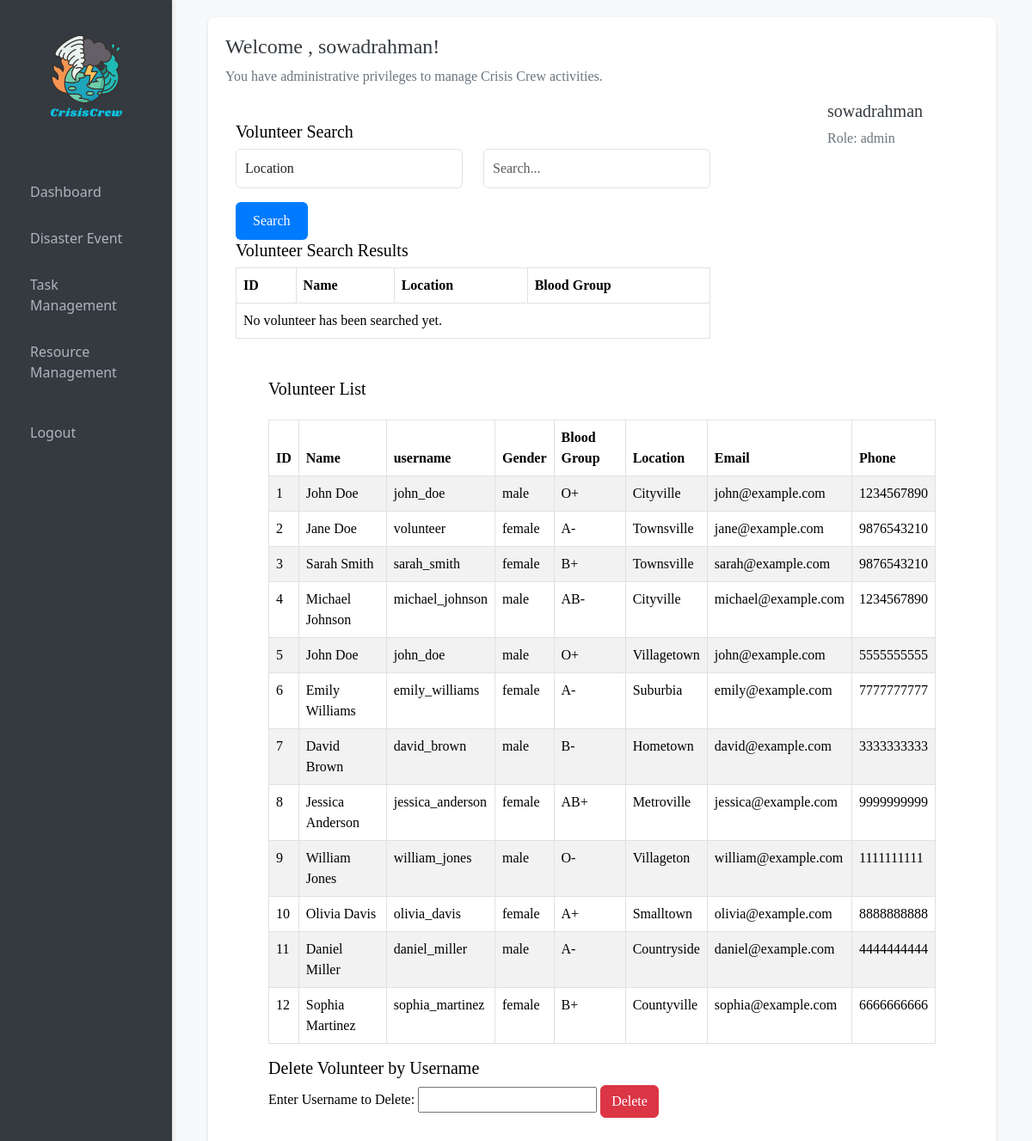
Page /admin_dashboard.php (signed in) on the committed database.
### tables this page shows
CREATE TABLE `volunteers` (
    `id` INT AUTO_INCREMENT PRIMARY KEY,
    `firstName` VARCHAR(255) NOT NULL,
    `lastName` VARCHAR(255) NOT NULL,
    `email` VARCHAR(255) NOT NULL,
    `contact` VARCHAR(255),
    `username` VARCHAR(255) NOT NULL,
    `password` VARCHAR(255) NOT NULL,
    `address` TEXT,
    `location` VARCHAR(255),
    `gender` ENUM('male', 'female', 'other') NOT NULL,
    `bloodGroup` VARCHAR(255),
    `DOB` DATE,
    `skills` TEXT
);

### admin_dashboard.php (the view, shortened to what this page needs)
<!DOCTYPE html>
<html lang="en">
  <head>
    <link
      rel="stylesheet"
      href="https://cdn.jsdelivr.net/npm/bootstrap/dist/css/bootstrap.min.css"
    />
    <link rel="stylesheet" href="css/style.css" />
  </head>
  <body>
    <div class="container-fluid">
      <div class="row">
        <nav class="col-12 col-md-3 col-lg-2 sidebar">
          <a href="index.php">
            <img src="images/CrisisCrew.png" alt="logo" class="img-fluid" />
          </a>
          <div class="list-group mt-3">
            <a href="admin_dashboard.php">Dashboard</a>
            <a href="disaster_event.php">Disaster Event</a>
            <a href="task_management.php">Task Management</a>
            <a href="resource_management.php">Resource Management</a>
          </div>
          <footer class="mt-3">
            <a href="index.php" style="color: #adb5bd">Logout</a>
          </footer>
        </nav>
        <div class="col-lg-10 col-md-9 col-12">
          <div class="welcome-message">
            <h4 style="color: #343a40">Welcome , <?php echo htmlspecialchars($_SESSION['username']); ?>!</h4>
            <p style="color: #6c757d">
              You have administrative privileges to manage Crisis Crew
              activities.
            </p>
<div class="row">
  <div class="col-lg-8 col-md-8 col-12">
<div class="container mt-4">
<h5>Volunteer Search</h5>
    <form method="GET" action="<?php echo $_SERVER['PHP_SELF']; ?>">
        <div class="row mb-3">
            <div class="col-md-6">
                <select name="searchOption" class="form-control">
                    <option value="location">Location</option>
                </select>
            </div>
            <div class="col-md-6">
                <input type="text" name="searchInput" class="form-control" placeholder="Search...">
            </div>
        </div>
        <button type="submit" class="btn btn-primary">Search</button>
    </form>
    <h5>Volunteer Search Results</h5>
    <table class="table table-bordered">
        <thead>
            <tr>
                <th>ID</th>
                <th>Name</th>
                <th>Location</th>
                <th>Blood Group</th>
            </tr>
        </thead>
        <tbody>
            <?php
            if (isset($_GET["searchOption"]) && isset($_GET["searchInput"])) {
                $servername = "localhost";
                $dbUsername = "sowadrahman";
                $dbPassword = "kikhobor";
                $dbname = "crisiscrew20";
                $conn = new mysqli($servername, $dbUsername, $dbPassword, $dbname);
                if ($conn->connect_error) {
                    die("Connection failed: " . $conn->connect_error);
                }
                $searchOption = $_GET["searchOption"];
                $searchInput = $_GET["searchInput"];
                $sql = "SELECT id, CONCAT(firstName, ' ', lastName) AS Name, location, bloodGroup FROM volunteers";
                if ($searchOption === "location") {
                    $sql .= " WHERE location LIKE '%" . $searchInput . "%'";
                } elseif ($searchOption === "bloodGroup") {
                    $sql .= " WHERE bloodGroup LIKE '%" . $searchInput . "%'";
                }
                $result = $conn->query($sql);
                if (!$result) {
                    die("SQL Error: " . $conn->error);
                }
                if ($result->num_rows > 0) {
                    while ($row = $result->fetch_assoc()) {
                        echo '<tr>';
                        echo '<td>' . $row['id'] . '</td>';
                        echo '<td>' . $row['Name'] . '</td>';
                        echo '<td>' . $row['location'] . '</td>';
                        echo '<td>' . $row['bloodGroup'] . '</td>';
                        echo '</tr>';
                    }
                } else {
                    echo '<tr>';
                    echo '<td colspan="4">No volunteers found matching the search criteria.</td>';
                    echo '</tr>';
                }
                $conn->close();
            } else {
                echo '<tr>';
                echo '<td colspan="4">No volunteer has been searched yet.</td>';
                echo '</tr>';
            }
            ?>
        </tbody>
    </table>
</div>
  </div>
  <div class="col-lg-4 col-md-4 col-12">
    <div class="row">
      <div class="col-lg-4 col-md-4 col-12">
      </div>
      <div class="col-lg-8 col-md-8 col-12">
        <h5 style="color: #343a40"><?php echo htmlspecialchars($_SESSION['username']); ?></h5>
        <p style="color: #6c757d">
          Role: admin<br />
        </p>
      </div>
    </div>
  </div>
</div>
<div class="row" style="padding: 30px">
  <div class="table-container">
      <h5 class="mb-4">Volunteer List</h5>
      <div class="table-responsive">
      <?php
   $servername = "localhost";
$dbUsername = "sowadrahman";
$dbPassword= "kikhobor";
$dbname = "crisiscrew20";
        $conn = new mysqli($servername, $dbUsername,$dbPassword, $dbname);
        $sql = "SELECT id, CONCAT(firstName, ' ', lastName) AS Name, gender, bloodGroup, location, email, contact ,username FROM volunteers";
        $result = $conn->query($sql);
        if ($result->num_rows > 0) {
          echo '<table class="table table-striped table-bordered">';
          echo '<thead class="thead-dark">';
          echo '<tr>';
          echo '<th scope="col">ID</th>';
          echo '<th scope="col">Name</th>';
          echo '<th scope="col">username</th>';
          echo '<th scope="col">Gender</th>';
          echo '<th scope="col">Blood Group</th>';
          echo '<th scope="col">Location</th>';
          echo '<th scope="col">Email</th>';
          echo '<th scope="col">Phone</th>';
          echo '</tr>';
          echo '</thead>';
          echo '<tbody>';
          while ($row = $result->fetch_assoc()) {
              echo '<tr>';
              echo '<td>' . $row['id'] . '</td>';
              echo '<td>' . $row['Name'] . '</td>';
              echo '<td>' . $row['username'] . '</td>';
              echo '<td>' . $row['gender'] . '</td>';
              echo '<td>' . $row['bloodGroup'] . '</td>';
              echo '<td>' . $row['location'] . '</td>';
              echo '<td>' . $row['email'] . '</td>';
              echo '<td>' . $row['contact'] . '</td>';
              echo '</tr>';
          }
          echo '</tbody>';
          echo '</table>';
      } else {
          echo "No records found";
      }
      ?>
      </div>
      <h5>Delete Volunteer by Username</h5>
    <form action="delete_volunteer.php" method="post">
        <label for="username">Enter Username to Delete:</label>
        <input type="text" id="username" name="username" required>
        <button class="btn btn btn-danger"  type="submit">Delete</button>
    </form>
  </div>
</div>
</body>
</html>

### css/style.css (style rules this page uses)
.form-control { width: 100%; padding: 10px; font-size: 16px; }
.btn-primary { background-color: #007bff; color: #fff; border: none; padding: 10px 20px; cursor: pointer; }
.sidebar { background-color: #1f1c3b; padding: 20px; color: aliceblue; }
.sidebar a { color: aliceblue; text-decoration: none; background-color: transparent; transition: background-color 0.3s ease, color 0.3s ease; padding: 15px; display: block; }
.welcome-message { color: black; font-family: "Google Sans"; margin: 30px; padding: 30px; }

### admin_dashboard.php (style rules this page uses)
.table-container { max-width: 800px; margin: 0 auto; }
body { background-color: #f8f9fa; }
.sidebar { background-color: #343a40; color: #dee2e6; box-shadow: 2px 0 5px rgba(0, 0, 0, 0.1); }
.list-group a { color: #adb5bd; }
.welcome-message { background-color: #ffffff; padding: 20px; border-radius: 8px; box-shadow: 0 2px 5px rgba(0, 0, 0, 0.1); margin-top: 20px; }
.welcome-message h4 { color: #343a40; }
.welcome-message p { color: #6c757d; }

### rows in the picture
volunteers: id "1", Name "John Doe", username "john_doe", gender "male", bloodGroup "O+", location "Cityville", email "john@example.com", contact "1234567890"
volunteers: id "2", Name "Jane Doe", username "volunteer", gender "female", bloodGroup "A-", location "Townsville", email "jane@example.com", contact "9876543210"
volunteers: id "3", Name "Sarah Smith", username "sarah_smith", gender "female", bloodGroup "B+", location "Townsville", email "sarah@example.com", contact "9876543210"
volunteers: id "4", Name "Michael Johnson", username "michael_johnson", gender "male", bloodGroup "AB-", location "Cityville", email "michael@example.com", contact "1234567890"
volunteers: id "5", Name "John Doe", username "john_doe", gender "male", bloodGroup "O+", location "Villagetown", email "john@example.com", contact "5555555555"
volunteers: id "6", Name "Emily Williams", username "emily_williams", gender "female", bloodGroup "A-", location "Suburbia", email "emily@example.com", contact "7777777777"
volunteers: id "7", Name "David Brown", username "david_brown", gender "male", bloodGroup "B-", location "Hometown", email "david@example.com", contact "3333333333"
volunteers: id "8", Name "Jessica Anderson", username "jessica_anderson", gender "female", bloodGroup "AB+", location "Metroville", email "jessica@example.com", contact "9999999999"
volunteers: id "9", Name "William Jones", username "william_jones", gender "male", bloodGroup "O-", location "Villageton", email "william@example.com", contact "1111111111"
volunteers: id "10", Name "Olivia Davis", username "olivia_davis", gender "female", bloodGroup "A+", location "Smalltown", email "olivia@example.com", contact "8888888888"
volunteers: id "11", Name "Daniel Miller", username "daniel_miller", gender "male", bloodGroup "A-", location "Countryside", email "daniel@example.com", contact "4444444444"
volunteers: id "12", Name "Sophia Martinez", username "sophia_martinez", gender "female", bloodGroup "B+", location "Countyville", email "sophia@example.com", contact "6666666666"

### other values in the picture
$_SESSION['username'] "sowadrahman"
